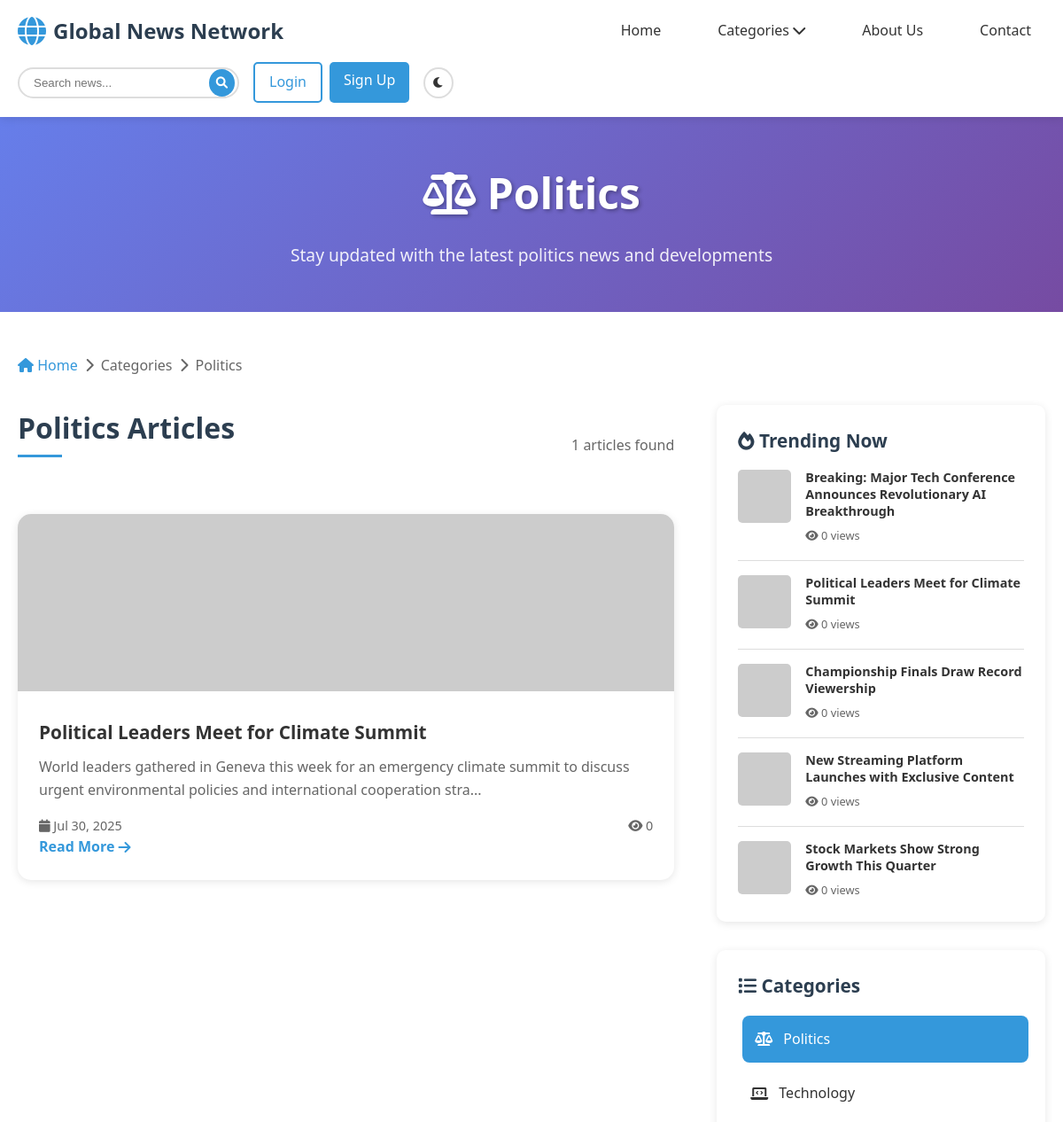
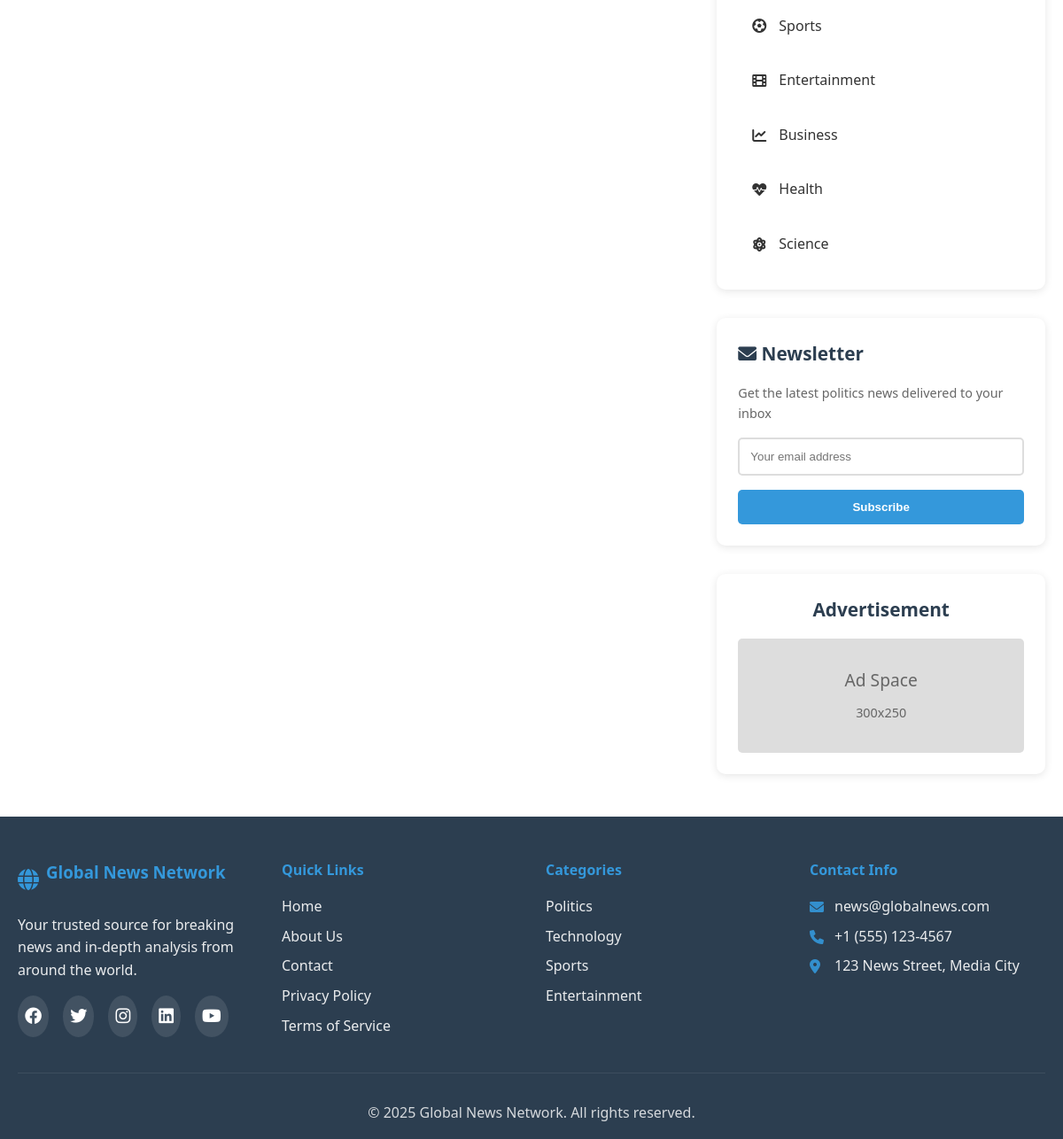
Screenshot of /category.php?category=Politics with the database file from the repository (2 pictures, top to bottom).
### tables this page shows
CREATE TABLE articles (
    article_id INT AUTO_INCREMENT PRIMARY KEY,
    title VARCHAR(255) NOT NULL,
    content TEXT NOT NULL,
    image_url VARCHAR(255),
    category_id INT,
    author_id INT,
    published_date TIMESTAMP DEFAULT CURRENT_TIMESTAMP,
    is_featured BOOLEAN DEFAULT FALSE,
    is_breaking BOOLEAN DEFAULT FALSE,
    views INT DEFAULT 0,
    FOREIGN KEY (category_id) REFERENCES categories(category_id),
    FOREIGN KEY (author_id) REFERENCES users(user_id)
);

### category.php (the view, shortened to what this page needs)
<?php
$host = 'localhost';
$username = 'root';
$password = '';
$database = 'news_db';
try {
    $pdo = new PDO("mysql:host=$host;dbname=$database;charset=utf8", $username, $password);
    $pdo->setAttribute(PDO::ATTR_ERRMODE, PDO::ERRMODE_EXCEPTION);
} catch(PDOException $e) {
    die('Database connection failed: ' . $e->getMessage());
}
$category = $_GET['category'] ?? '';
$page = max(1, intval($_GET['page'] ?? 1));
$limit = 9;
$offset = ($page - 1) * $limit;
$countStmt = $pdo->prepare("
    SELECT COUNT(*) FROM articles a
    LEFT JOIN categories c ON a.category_id = c.category_id
    WHERE c.category_name = :category
");
$countStmt->bindParam(':category', $category, PDO::PARAM_STR);
$countStmt->execute();
$totalArticles = $countStmt->fetchColumn();
$stmt = $pdo->prepare("
    SELECT a.*, c.category_name, u.username as author_name
    FROM articles a
    LEFT JOIN categories c ON a.category_id = c.category_id
    LEFT JOIN users u ON a.author_id = u.user_id
    WHERE c.category_name = :category
    ORDER BY a.published_date DESC
    LIMIT :limit OFFSET :offset
");
$stmt->bindParam(':category', $category, PDO::PARAM_STR);
$stmt->bindParam(':limit', $limit, PDO::PARAM_INT);
$stmt->bindParam(':offset', $offset, PDO::PARAM_INT);
$stmt->execute();
$articles = $stmt->fetchAll(PDO::FETCH_ASSOC);
$trendingStmt = $pdo->prepare("
    SELECT a.*, c.category_name
    FROM articles a
    LEFT JOIN categories c ON a.category_id = c.category_id
    ORDER BY a.views DESC
    LIMIT 5
");
$trendingStmt->execute();
$trendingArticles = $trendingStmt->fetchAll(PDO::FETCH_ASSOC);
?>
<!DOCTYPE html>
<html lang="en">
<head>
    <link rel="stylesheet" href="styles.css">
    <link href="https://cdnjs.cloudflare.com/ajax/libs/font-awesome/6.0.0/css/all.min.css" rel="stylesheet">
</head>
<body>
    <header>
        <div class="container">
            <div class="header-content">
                <div class="logo">
                    <i class="fas fa-globe"></i>
                    <h1>Global News Network</h1>
                </div>
                <nav>
                    <ul class="nav-menu">
                        <li><a href="index.php">Home</a></li>
                        <li class="dropdown">
                            <a href="#" class="dropbtn">Categories <i class="fas fa-chevron-down"></i></a>
                        </li>
                        <li><a href="about.php">About Us</a></li>
                        <li><a href="contact.php">Contact</a></li>
                    </ul>
                </nav>
                <div class="header-actions">
                    <div class="search-container">
                        <form action="search.php" method="GET">
                            <input type="text" name="query" placeholder="Search news..." required>
                            <button type="submit"><i class="fas fa-search"></i></button>
                        </form>
                    </div>
                    <div class="auth-buttons">
                        <a href="login.php" class="btn-login">Login</a>
                        <a href="register.php" class="btn-signup">Sign Up</a>
                    </div>
                    <button class="theme-toggle" id="themeToggle">
                        <i class="fas fa-moon"></i>
                    </button>
                </div>
            </div>
        </div>
    </header>
    <main>
        <section class="category-header">
            <div class="container">
                <h1 class="category-title">
                    <?php
                    $icons = [
                        'Politics' => 'fas fa-balance-scale',
                        'Technology' => 'fas fa-laptop-code',
                        'Sports' => 'fas fa-futbol',
                        'Entertainment' => 'fas fa-film',
                        'Business' => 'fas fa-chart-line',
                        'Health' => 'fas fa-heartbeat',
                        'Science' => 'fas fa-atom'
                    ];
                    echo '<i class="' . ($icons[$category] ?? 'fas fa-newspaper') . '"></i> ';
                    echo htmlspecialchars($category);
                    ?>
                </h1>
                <p class="category-description">
                    Stay updated with the latest <?php echo strtolower(htmlspecialchars($category)); ?> news and developments
                </p>
            </div>
        </section>
        <section class="category-content">
            <div class="container">
                <div class="breadcrumb">
                    <a href="index.php"><i class="fas fa-home"></i> Home</a>
                    <i class="fas fa-chevron-right"></i>
                    <span>Categories</span>
                    <i class="fas fa-chevron-right"></i>
                    <span><?php echo htmlspecialchars($category); ?></span>
                </div>
                <div class="content-wrapper">
                    <div class="main-content">
                        <?php if (empty($articles)): ?>
                            <div class="no-articles">
                                <i class="fas fa-newspaper"></i>
                                <h3>No articles found</h3>
                                <p>There are currently no articles in the <?php echo htmlspecialchars($category); ?> category.</p>
                                <a href="index.php" class="btn-signup" style="margin-top: 1rem; display: inline-block;">
                                    Browse Other Categories
                                </a>
                            </div>
                        <?php else: ?>
                            <div class="section-title-container" style="display: flex; justify-content: space-between; align-items: center; margin-bottom: 2rem;">
                                <h2 class="section-title"><?php echo htmlspecialchars($category); ?> Articles</h2>
                                <span class="article-count" style="color: var(--text-light);">
                                    <?php echo number_format($totalArticles); ?> articles found
                                </span>
                            </div>
                            <div class="articles-grid">
                                <?php foreach ($articles as $article): ?>
                                <article class="article-card">
                                    <img src="<?php echo htmlspecialchars($article['image_url']); ?>"
                                         alt="<?php echo htmlspecialchars($article['title']); ?>">
                                    <div class="card-content">
                                        <h3 class="card-title">
                                            <a href="article.php?id=<?php echo $article['article_id']; ?>">
                                                <?php echo htmlspecialchars($article['title']); ?>
                                            </a>
                                        </h3>
                                        <p class="card-excerpt">
                                            <?php echo htmlspecialchars(substr($article['content'], 0, 150)) . '...'; ?>
                                        </p>
                                        <div class="card-meta">
                                            <span>
                                                <i class="fas fa-calendar"></i>
                                                <?php echo date('M j, Y', strtotime($article['published_date'])); ?>
                                            </span>
                                            <span>
                                                <i class="fas fa-eye"></i>
                                                <?php echo number_format($article['views']); ?>
                                            </span>
                                        </div>
                                        <a href="article.php?id=<?php echo $article['article_id']; ?>" class="read-more">
                                            Read More <i class="fas fa-arrow-right"></i>
                                        </a>
                                    </div>
                                </article>
                                <?php endforeach; ?>
                            </div>
                        <?php endif; ?>
                    </div>
                    <aside class="sidebar sidebar-category">
                        <div class="sidebar-section">
                            <h3><i class="fas fa-fire"></i> Trending Now</h3>
                            <div class="trending-articles">
                                <?php foreach ($trendingArticles as $trending): ?>
                                <div class="trending-item">
                                    <img src="<?php echo htmlspecialchars($trending['image_url']); ?>"
                                         alt="<?php echo htmlspecialchars($trending['title']); ?>">
                                    <div class="trending-content">
                                        <h4><a href="article.php?id=<?php echo $trending['article_id']; ?>">
                                            <?php echo htmlspecialchars($trending['title']); ?>
                                        </a></h4>
                                        <span class="trending-meta">
                                            <i class="fas fa-eye"></i> <?php echo number_format($trending['views']); ?> views
                                        </span>
                                    </div>
                                </div>
                                <?php endforeach; ?>
                            </div>
                        </div>
                        <div class="sidebar-section">
                            <h3><i class="fas fa-list"></i> Categories</h3>
                            <div class="category-list">
                                <?php
                                $categories = ['Politics', 'Technology', 'Sports', 'Entertainment', 'Business', 'Health', 'Science'];
                                foreach ($categories as $cat):
                                ?>
                                <a href="category.php?category=<?php echo urlencode($cat); ?>"
                                   class="category-link <?php echo $cat == $category ? 'active' : ''; ?>">
                                    <i class="<?php echo $icons[$cat] ?? 'fas fa-newspaper'; ?>"></i>
                                    <?php echo $cat; ?>
                                </a>
                                <?php endforeach; ?>
                            </div>
                        </div>
                        <div class="sidebar-section">
                            <h3><i class="fas fa-envelope"></i> Newsletter</h3>
                            <form class="newsletter-form" action="subscribe.php" method="POST">
                                <p>Get the latest <?php echo strtolower(htmlspecialchars($category)); ?> news delivered to your inbox</p>
                                <input type="email" name="email" placeholder="Your email address" required>
                                <button type="submit">Subscribe</button>
                            </form>
                        </div>
                        <div class="sidebar-section ad-section">
                            <h3>Advertisement</h3>
                            <div class="ad-placeholder">
                                <p>Ad Space</p>
                                <span>300x250</span>
                            </div>
                        </div>
                    </aside>
                </div>
            </div>
        </section>
    </main>
    <footer>
        <div class="container">
            <div class="footer-content">
                <div class="footer-section">
                    <div class="footer-logo">
                        <i class="fas fa-globe"></i>
                        <h3>Global News Network</h3>
                    </div>
                    <p>Your trusted source for breaking news and in-depth analysis from around the world.</p>
                    <div class="social-icons">
                        <a href="#"><i class="fab fa-facebook"></i></a>
                        <a href="#"><i class="fab fa-twitter"></i></a>
                        <a href="#"><i class="fab fa-instagram"></i></a>
                        <a href="#"><i class="fab fa-linkedin"></i></a>
                        <a href="#"><i class="fab fa-youtube"></i></a>
                    </div>
                </div>
                <div class="footer-section">
                    <h4>Quick Links</h4>
                    <ul>
                        <li><a href="index.php">Home</a></li>
                        <li><a href="about.php">About Us</a></li>
                        <li><a href="contact.php">Contact</a></li>
                        <li><a href="privacy.php">Privacy Policy</a></li>
                        <li><a href="terms.php">Terms of Service</a></li>
                    </ul>
                </div>
                <div class="footer-section">
                    <h4>Categories</h4>
                    <ul>
                        <li><a href="category.php?category=Politics">Politics</a></li>
                        <li><a href="category.php?category=Technology">Technology</a></li>
                        <li><a href="category.php?category=Sports">Sports</a></li>
                        <li><a href="category.php?category=Entertainment">Entertainment</a></li>
                    </ul>
                </div>
                <div class="footer-section">
                    <h4>Contact Info</h4>
                    <div class="contact-info">
                        <p><i class="fas fa-envelope"></i> news@globalnews.com</p>
                        <p><i class="fas fa-phone"></i> +1 (555) 123-4567</p>
                        <p><i class="fas fa-map-marker-alt"></i> 123 News Street, Media City</p>
                    </div>
                </div>
            </div>
            <div class="footer-bottom">
                <p>&copy; 2025 Global News Network. All rights reserved.</p>
            </div>
        </div>
    </footer>
</body>
</html>

### category.php (style rules this page uses)
.category-header { background: var(--gradient-primary); color: white; padding: 3rem 0; text-align: center; }
.category-title { font-size: 3rem; margin-bottom: 1rem; text-shadow: 2px 2px 4px rgba(0,0,0,0.3); }
.category-description { font-size: 1.2rem; opacity: 0.9; max-width: 600px; margin: 0 auto; }
.category-content { padding: 3rem 0; }
.breadcrumb { display: flex; align-items: center; gap: 0.5rem; margin-bottom: 2rem; color: var(--text-light); }
.breadcrumb a { color: var(--secondary-color); text-decoration: none; }
.articles-grid { display: grid; grid-template-columns: repeat(auto-fit, minmax(300px, 1fr)); gap: 2rem; margin-bottom: 3rem; }
.article-card { background: var(--card-background); border-radius: 15px; overflow: hidden; box-shadow: var(--shadow); transition: all 0.3s ease; }
.article-card img { width: 100%; height: 200px; object-fit: cover; }
.card-content { padding: 1.5rem; }
.card-title { font-size: 1.3rem; line-height: 1.4; margin-bottom: 0.75rem; }
.card-title a { color: var(--text-color); text-decoration: none; transition: color 0.3s ease; }
.card-excerpt { color: var(--text-light); line-height: 1.6; margin-bottom: 1rem; }
.card-meta { display: flex; justify-content: space-between; align-items: center; font-size: 0.9rem; color: var(--text-light); }
.read-more { color: var(--secondary-color); text-decoration: none; font-weight: bold; display: inline-flex; align-items: center; gap: 0.25rem; transition: all 0.3s ease; }
.sidebar-category { position: sticky; top: 100px; }
.category-list { display: flex; flex-direction: column; gap: 0.5rem; }
.category-link { display: flex; align-items: center; gap: 0.75rem; padding: 0.75rem; color: var(--text-color); text-decoration: none; border-radius: 8px; transition: all 0.3s ease; border: 2px solid transparent; }
.category-link:hover, .category-link.active { background: var(--secondary-color); color: white; transform: translateX(5px); }
.category-link i { width: 20px; text-align: center; }

### rows the page displays
articles: title "Political Leaders Meet for Climate Summit", content "World leaders gathered in Geneva this week for an emergency climate summit to discuss urgent environmental policies and international cooperation stra", published_date "Jul 30, 2025", views "0"
articles: title "Breaking: Major Tech Conference Announces Revolutionary AI Breakthrough", views "0"
articles: title "Championship Finals Draw Record Viewership", views "0"
articles: title "New Streaming Platform Launches with Exclusive Content", views "0"
articles: title "Stock Markets Show Strong Growth This Quarter", views "0"

### other values shown
$category "Politics"
$category "politics"
$totalArticles "1"
$cat "Politics"
$cat "Technology"
$cat "Sports"
$cat "Entertainment"
$cat "Business"
$cat "Health"
$cat "Science"
